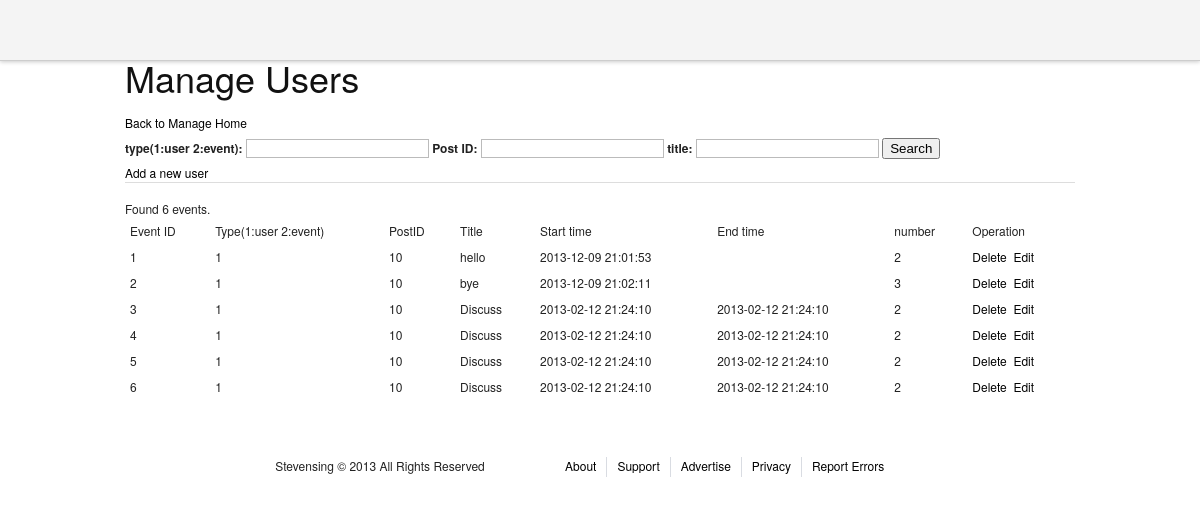
The page /admin/managevents.php on the database its author committed.
### tables this page shows
CREATE TABLE `events` (
  `event_id` int(11) NOT NULL AUTO_INCREMENT,
  `entity_id` int(11) NOT NULL,
  `entity_type` tinyint(4) NOT NULL,
  `title` varchar(200) NOT NULL,
  `content` varchar(600) NOT NULL,
  `starttime` timestamp NULL DEFAULT NULL,
  `endtime` timestamp NULL DEFAULT NULL,
  `number` smallint(6) DEFAULT NULL,
  `timestamp` timestamp NOT NULL DEFAULT CURRENT_TIMESTAMP ON UPDATE CURRENT_TIMESTAMP,
  PRIMARY KEY (`event_id`)
);

### admin/managevents.php (the view, shortened to what this page needs)
<?php
include "header.php";
include "mysqli_connection.php";
?>
<div>
<h1>Manage Users</h1>
<a href = "adminhome.php">Back to Manage Home</a>
</div>
<div>
<form action = "#" method = "GET">
<label for = "type">type(1:user 2:event): </label><input type = "text" name = "type" value = "<?php echo isset($_GET['type'])?$_GET['type']:"";?>" />
<label for = "PostID">Post ID: </label><input type = "text" name = "PostID" value = "<?php echo isset($_GET['PostID'])?$_GET['PostID']:"";?>" />
<label for = "title">title: </label><input type = "text" name = "title"  value = "<?php echo isset($_GET['title'])?$_GET['title']:"";?>" />
<input type = "submit" value = "Search" />
</form>
</div>
<div>
<a href="editevents.php">Add a new user</a>
</div>
<hr />
<div>
<table>
<thead >
<td>Event ID</td><td>Type(1:user 2:event)</td><td>PostID</td><td>Title</td><td>Start time</td><td>End time</td><td>number</td><td>Operation</td>
</thead>
<tbody>
<?php
$filter = "true";
$perNumber = 25;
if(isset($_GET['page']))$page = $_GET['page'];
else $page=1;
$count = $mysqli->query("select count(*) from events WHERE " . $filter . ";");
$rs = mysqli_fetch_array($count);
$totalNumber = $rs[0];
if ($totalNumber == 0){
        echo "<div><font color='red'>No result!</font></div>";
}
else{
        echo "<div>Found " . $totalNumber. " events.</div>";
}
$startCount = ($page - 1) * $perNumber;
$result = $mysqli->query("select * from events WHERE (" . $filter .") LIMIT $startCount, $perNumber");
if ($result){
        while ($row = mysqli_fetch_array($result)){
?>
<tr>
<td><?php echo $row["event_id"];?></td>
<td><?php echo $row["entity_type"];?></td>
<td><?php echo $row["entity_id"];?></td>
<td><?php echo $row["title"];?></td>
<td><?php echo $row["starttime"];?></td>
<td><?php echo $row["endtime"];?></td>
<td><?php echo $row["number"];?></td>
<td><a href="javascript:" onclick = "show_delete_yes(this,<?php echo $row['event_id'];?>);" >Delete</a>&nbsp&nbsp<a href="editcourse.php?id=<?php echo $row['event_id'];?>">Edit</a></td>
</tr>
</tbody>
<?php
        }
 }
?>
</table>
</div>
<?php
include "footer.php";

### stylesheets/screen.css (style rules this page uses)
html { margin:0;padding:0;border:0; }
body, div, span, object, iframe, h1, h2, h3, h4, h5, h6, p, blockquote, pre, a, abbr, acronym, address, code, del, dfn, em, img, q, dl, dt, dd, ol, ul, li, fieldset, form, label, legend, table, caption, tbody, tfoot, thead, tr, th, td, article, aside, dialog, figure, footer, header, hgroup, nav, section { margin:0;padding:0;border:0;font-size:100%;font:inherit;vertical-align:baseline; }
body { line-height:1.5;background:white; }
table { border-collapse:separate;border-spacing:0; }
caption, th, td { text-align:left;font-weight:normal;float:none !important; }
table, th, td { vertical-align:middle; }
html { font-size:100.01%; }
body { font-size:75%;color:#222;background:#fff;font-family:"Helvetica Neue", Arial, Helvetica, sans-serif; }
h1, h2, h3, h4, h5, h6 { font-weight:normal;color:#111; }
h1 { font-size:3em;line-height:1;margin-bottom:0.5em; }
a { color:#06c;text-decoration:underline; }
table { margin-bottom:1.4em;width:100%; }
th, td, caption { padding:4px 10px 4px 5px; }
label { font-weight:bold; }
input[type=text], input[type=password], input[type=url], input[type=email], input.text, input.title, textarea { background-color:#fff;border:1px solid #bbb;color:#000; }
input[type=text], input[type=password], input[type=url], input[type=email], input.text, input.title, textarea, select { margin:0.5em 0; }
hr { background:#ddd;color:#ddd;clear:both;float:none;width:100%;height:1px;margin:0 0 17px;border:none; }

### stylesheets/common.css (style rules this page uses)
body { font-family: 'Helvetica Neue', Helvetica, Arial, 'lucida grande',tahoma,verdana,arial,sans-serif; }
a, a:hover, a:visited, a:link { color: #000; text-decoration: none; }

### rows shown on the page
events: event_id "1", entity_type "1", entity "10", title "hello", starttime "2013-12-09 21:01:53", number "2"
events: event_id "2", entity_type "1", entity "10", title "bye", starttime "2013-12-09 21:02:11", number "3"
events: event_id "3", entity_type "1", entity "10", title "Discuss", starttime "2013-02-12 21:24:10", endtime "2013-02-12 21:24:10", number "2"
events: event_id "4", entity_type "1", entity "10", title "Discuss", starttime "2013-02-12 21:24:10", endtime "2013-02-12 21:24:10", number "2"
events: event_id "5", entity_type "1", entity "10", title "Discuss", starttime "2013-02-12 21:24:10", endtime "2013-02-12 21:24:10", number "2"
events: event_id "6", entity_type "1", entity "10", title "Discuss", starttime "2013-02-12 21:24:10", endtime "2013-02-12 21:24:10", number "2"

### other values the page prints
$totalNumber "6"
